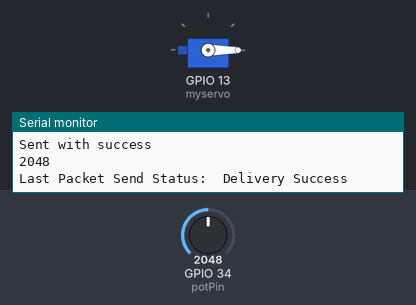
Recording of a sketch running on a simulated ESP32. Parts: servo, the last lines printed to the serial monitor. The test bench sets the inputs (shaded band); at power-on: GPIO 34 (potPin) = 2048.

Above: at 11.3 s.
11.4 s: GPIO 34 (potPin) set to 1966
At 22.2 s:
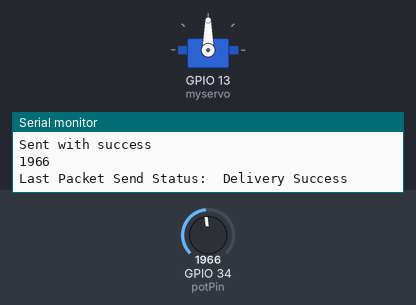
22.5 s: GPIO 34 (potPin) set to 2040
At 32.7 s:
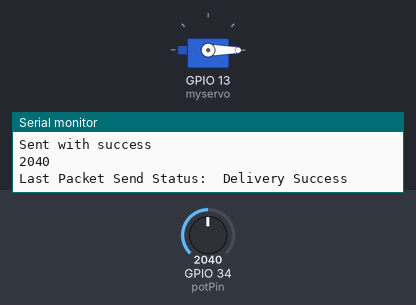
33.0 s: GPIO 34 (potPin) set to 1960
At 43.1 s:
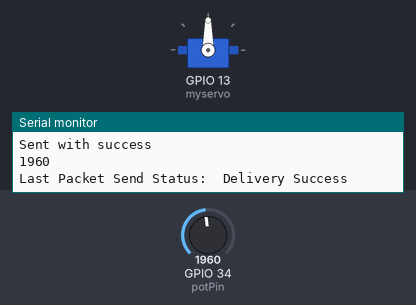
Timing chart, 0 to 44.6 s (numbered marks = the images above; inputs shaded):
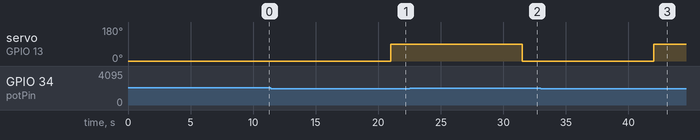

The sketch:

sketch_jun19a.ino
```cpp
#include <esp_now.h>
#include <WiFi.h>
#include <Servo.h>
// REPLACE WITH THE RECEIVER'S MAC Address
uint8_t broadcastAddress[] = {0xEC, 0x62, 0x60, 0x1E, 0xFB, 0x10};
const int potPin = 34;
Servo myservo;
// Structure example to send data
// Must match the receiver structure
typedef struct struct_message {
    int id; // must be unique for each sender board
    int temp;
    int hum;
    int analog;
} struct_message;
int potValue = 0;
// Create a struct_message called myData
struct_message myData;

// Create peer interface
esp_now_peer_info_t peerInfo;

// callback when data is sent
void OnDataSent(const uint8_t *mac_addr, esp_now_send_status_t status) {
  Serial.print("\r\nLast Packet Send Status:\t");
  Serial.println(status == ESP_NOW_SEND_SUCCESS ? "Delivery Success" : "Delivery Fail");
}
 int pos = 0;
void setup() {
  // Init Serial Monitor
  Serial.begin(115200);
  myservo.attach(13);
  // Set device as a Wi-Fi Station
  WiFi.mode(WIFI_STA);

  // Init ESP-NOW
  if (esp_now_init() != ESP_OK) {
    Serial.println("Error initializing ESP-NOW");
    return;
  }

  // Once ESPNow is successfully Init, we will register for Send CB to
  // get the status of Trasnmitted packet
  esp_now_register_send_cb(OnDataSent);

  // Register peer
  memcpy(peerInfo.peer_addr, broadcastAddress, 6);
  peerInfo.channel = 0;
  peerInfo.encrypt = false;

  // Add peer
  if (esp_now_add_peer(&peerInfo) != ESP_OK){
    Serial.println("Failed to add peer");
    return;
  }
}

void loop() {
  // Set values to send
   potValue =analogRead(potPin);
   myData.id = 2;
   myData.analog = potValue;
  if(potValue<2000)
  {
     myservo.write(90);
  }
  else
  {
    myservo.write(0);
  }
  // Send message via ESP-NOW
  esp_err_t result = esp_now_send(broadcastAddress, (uint8_t *) &myData, sizeof(myData));

  if (result == ESP_OK) {
    Serial.println("Sent with success");
  }
  else {
    Serial.println("Error sending the data");
  }
   Serial.println(myData.analog);
  delay(500);
  delay(10000);
}
```

Measured:
- the behaviour switches between 2000 and 1999 on GPIO 34 (potPin) (found by bisection; images 0 and 1)
- after the input at 11.4 s, servo on GPIO 13 (myservo): 0° → 90° after 9.6 s
- after the input at 22.5 s, servo on GPIO 13 (myservo): 90° → 0° after 9.0 s
- after the input at 33.0 s, servo on GPIO 13 (myservo): 0° → 90° after 9.0 s
